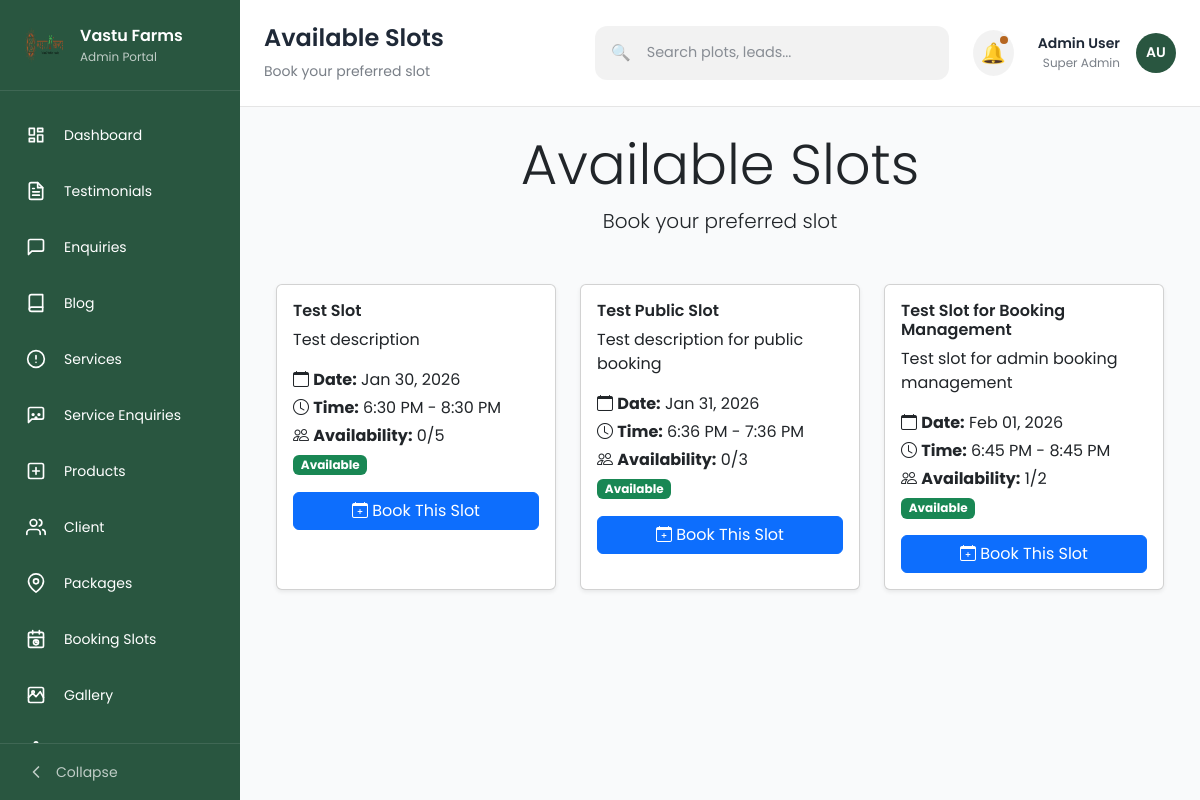
/bookingslots/public/, run on the app's committed database.
### bookingslots/models.py (models this page shows, shortened)
class BookingSlot(models.Model):
    SLOT_STATUS_CHOICES = [
        ('available', 'Available'),
        ('booked', 'Booked'),
        ('cancelled', 'Cancelled'),
        ('completed', 'Completed'),
    ]
    id = models.UUIDField(primary_key=True, default=uuid.uuid4, editable=False)
    title = models.CharField(max_length=200)
    description = models.TextField(blank=True)
    start_time = models.DateTimeField()
    end_time = models.DateTimeField()
    max_bookings = models.PositiveIntegerField(default=1)
    current_bookings = models.PositiveIntegerField(default=0)
    status = models.CharField(max_length=20, choices=SLOT_STATUS_CHOICES, default='available')
    created_at = models.DateTimeField(auto_now_add=True)
    updated_at = models.DateTimeField(auto_now=True)
    class Meta:
        ordering = ['start_time']
        verbose_name = 'Booking Slot'
        verbose_name_plural = 'Booking Slots'
    @property
    def is_available(self):
        return self.status == 'available' and self.current_bookings < self.max_bookings

### bookingslots/views.py (the view)
# urls.py: path('public/', views.booking_slot_public_list, name='booking_slot_public_list'),
def booking_slot_public_list(request):
    slots = BookingSlot.objects.filter(status='available').order_by('start_time')
    context = {
        'slots': slots,
        'page_title': 'Available Slots',
        'page_subtitle': 'Book your preferred slot'
    }
    return render(request, 'bookingslots/list.html', context)

### bookingslots/templates/bookingslots/list.html (shortened to what this page needs)
{% extends 'base.html' %}
{% block content %}
<div class="container">
  <div class="row">
    <div class="col-12">
      <div class="text-center mb-5">
        <h1 class="display-4">{{ page_title }}</h1>
        <p class="lead">{{ page_subtitle }}</p>
      </div>
    </div>
  </div>
  <div class="row">
    {% if slots %}
      {% for slot in slots %}
      <div class="col-md-6 col-lg-4 mb-4">
        <div class="card h-100 shadow-sm">
          <div class="card-body">
            <h5 class="card-title">{{ slot.title }}</h5>
            <p class="card-text">{{ slot.description|truncatewords:20 }}</p>
            <div class="slot-info mb-3">
              <p class="mb-1"><i class="bi bi-calendar"></i> <strong>Date:</strong> {{ slot.start_time|date:"M d, Y" }}</p>
              <p class="mb-1"><i class="bi bi-clock"></i> <strong>Time:</strong> {{ slot.start_time|time:"g:i A" }} - {{ slot.end_time|time:"g:i A" }}</p>
              <p class="mb-1"><i class="bi bi-people"></i> <strong>Availability:</strong> {{ slot.current_bookings }}/{{ slot.max_bookings }}</p>
              <p class="mb-0">
                <span class="badge bg-{% if slot.is_available %}success{% else %}secondary{% endif %}">
                  {% if slot.is_available %}Available{% else %}Fully Booked{% endif %}
                </span>
              </p>
            </div>
            {% if slot.is_available %}
            <a href="{% url 'booking_create' slot.pk %}" class="btn btn-primary w-100">
              <i class="bi bi-calendar-plus"></i> Book This Slot
            </a>
            {% else %}
            <button class="btn btn-secondary w-100" disabled>
              <i class="bi bi-calendar-x"></i> Not Available
            </button>
            {% endif %}
          </div>
        </div>
      </div>
      {% endfor %}
    {% endif %}
  </div>
</div>
{% endblock %}

### templates/base.html (style rules this page uses)
:root { --sidebar-bg: #ffffff; --sidebar-text: #333333; --sidebar-hover-bg: #f8f9fa; --header-bg: #ffffff; --header-text: #333333; --content-bg: #f8f9fa; --card-bg: #ffffff; --border-color: #e9ecef; }

### data on the page
BookingSlot: title "Test Slot", description "Test description", start_time "Jan 30, 2026", start_time "6:30 PM", end_time "8:30 PM", current_bookings "0", max_bookings "5", status "Available"
BookingSlot: title "Test Public Slot", description "Test description for public booking", start_time "Jan 31, 2026", start_time "6:36 PM", end_time "7:36 PM", current_bookings "0", max_bookings "3", status "Available"
BookingSlot: title "Test Slot for Booking Management", description "Test slot for admin booking management", start_time "Feb 01, 2026", start_time "6:45 PM", end_time "8:45 PM", current_bookings "1", max_bookings "2", status "Available"

### other printed values
{{ page_title|default:"Dashboard" }} "Available Slots"
{{ page_subtitle|default:"Welcome back to Vastu Farms Admin Portal" }} "Book your preferred slot"
{{ page_title }} "Available Slots"
{{ page_subtitle }} "Book your preferred slot"
